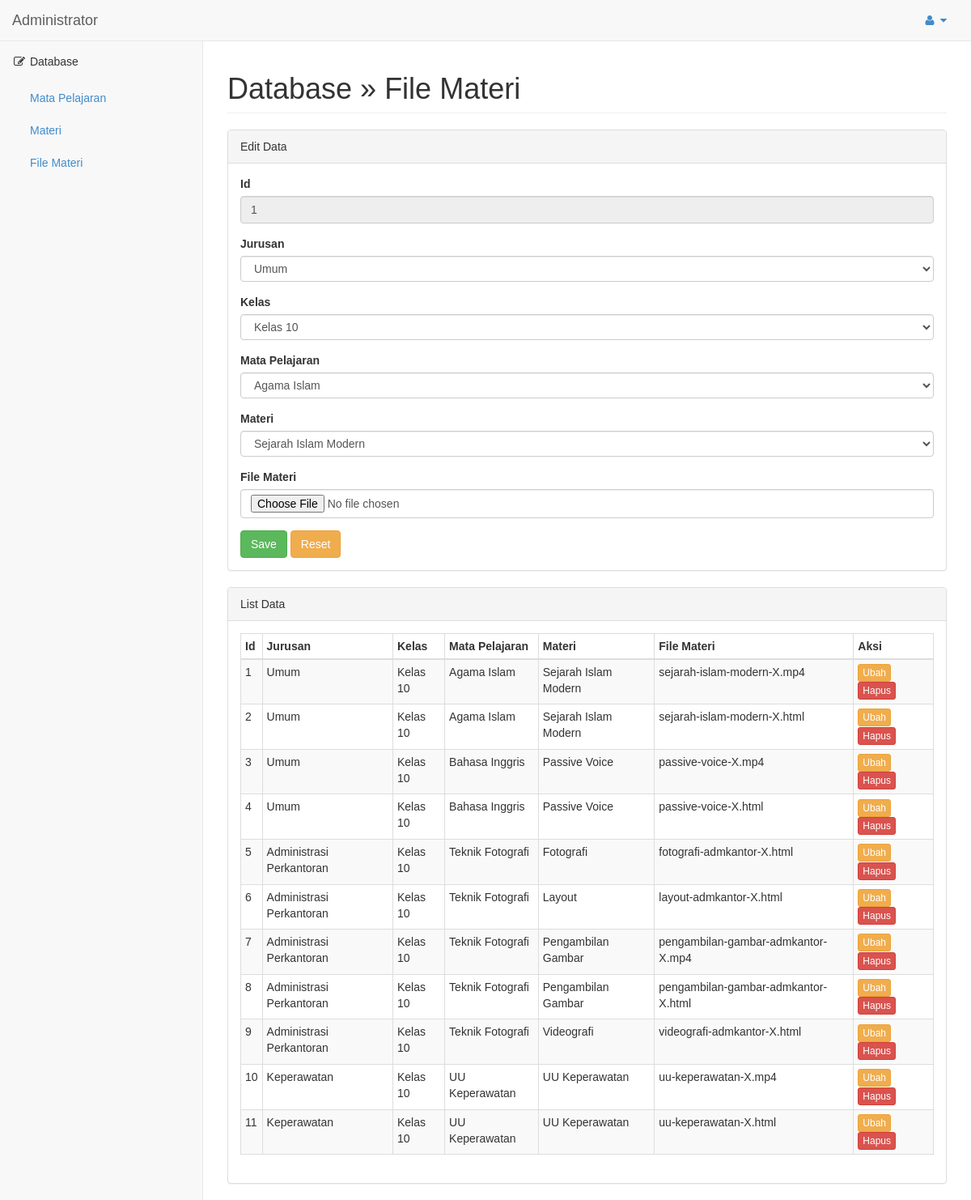
Screenshot of /admin/index.php?file-update=1 (signed in) with the database file from the repository.
### tables this page shows
CREATE TABLE `materi_file` (
  `id` int(11) NOT NULL,
  `jurusan_id` int(11) NOT NULL,
  `kelas_id` int(11) NOT NULL,
  `mapel_id` int(11) NOT NULL,
  `materi_id` int(11) NOT NULL,
  `konten` varchar(255) NOT NULL
);

CREATE TABLE `jurusan` (
  `id` int(11) NOT NULL,
  `jurusan` varchar(255) NOT NULL
);

CREATE TABLE `kelas` (
  `id` int(11) NOT NULL,
  `kelas` varchar(255) NOT NULL
);

CREATE TABLE `mata_pelajaran` (
  `id` int(11) NOT NULL,
  `jurusan_id` int(11) NOT NULL,
  `kelas_id` int(11) NOT NULL,
  `mata_pelajaran` varchar(255) NOT NULL
);

CREATE TABLE `materi` (
  `id` int(11) NOT NULL,
  `jurusan_id` int(11) NOT NULL,
  `kelas_id` int(11) NOT NULL,
  `mapel_id` int(11) NOT NULL,
  `materi` varchar(255) NOT NULL
);

### admin/page/blog/file-update.php (the view, shortened to what this page needs)
<?php
$kode_file= $_GET["file-update"];
$edit = mysqli_query($connection, "SELECT materi_file.*, jurusan.jurusan, kelas.kelas, mata_pelajaran.mata_pelajaran, materi.materi
                                    FROM materi_file, jurusan, kelas, mata_pelajaran, materi
									WHERE materi_file.materi_id = '$kode_file'
                                    AND materi_file.materi_id = materi.id
									AND materi_file.jurusan_id = jurusan.id
									AND materi_file.kelas_id = kelas.id
									AND materi_file.mapel_id = mata_pelajaran.id
									ORDER BY materi_file.id ASC");
$row_edit = mysqli_fetch_array($edit);
$materifile = mysqli_query($connection, "SELECT materi_file.*, jurusan.jurusan, kelas.kelas, mata_pelajaran.mata_pelajaran, materi.materi
											FROM materi_file, jurusan, kelas, mata_pelajaran, materi
											WHERE materi_file.materi_id = materi.id
											AND materi_file.jurusan_id = jurusan.id
											AND materi_file.kelas_id = kelas.id
											AND materi_file.mapel_id = mata_pelajaran.id
											ORDER BY materi_file.id ASC");
?>
<div class="row">
    <div class="col-lg-12">
        <h1 class="page-header">Database &raquo; File Materi</h1>
    </div>
</div>
<div class="row">
    <div class="col-lg-12">
        <div class="panel panel-default">
            <div class="panel-heading">
                Edit Data
            </div>
            <div class="panel-body">
                <div class="row">
                    <div class="col-lg-12">
                        <form role="form" action="" method="post">
							<div class="form-group">
                                <label>Id</label>
                                <input class="form-control" type="text" name="id" value="<?php echo $row_edit["id"]?>" readonly/>
                            </div>
							<div class="form-group">
                                <label>Jurusan</label>
                                <select class="form-control" name="jurusan_id" required>
                                    <option value="<?php echo $row_edit["jurusan_id"]?>"> <?php echo $row_edit["jurusan"]?> </option>
                                </select>
                            </div>
                            <div class="form-group">
                                <label>Kelas</label>
                                <select class="form-control" name="kelas_id" required>
                                    <option value="<?php echo $row_edit["kelas_id"]?>"> <?php echo $row_edit["kelas"]?> </option>
                                </select>
                            </div>
                            <div class="form-group">
                                <label>Mata Pelajaran</label>
                                <select class="form-control" name="mapel_id" required>
                                    <option value="<?php echo $row_edit["mapel_id"]?>"> <?php echo $row_edit["mata_pelajaran"]?> </option>
                                </select>
                            </div>
                            <div class="form-group">
                                <label>Materi</label>
                                <select class="form-control" name="materi_id" required>
                                    <option value="<?php echo $row_edit["materi_id"]?>"> <?php echo $row_edit["materi"]?> </option>
                                </select>
                            </div>
							<div class="form-group">
                                <label>File Materi</label>
                                <input class="form-control" name="file" type="file" required/>
                            </div>
                            <button type="submit" name="submit" class="btn btn-success">Save</button>
                            <button type="reset" class="btn btn-warning">Reset</button>
                        </form>
                    </div>
                </div>
            </div>
        </div>
        <div class="panel panel-default">
            <div class="panel-heading">
                List Data
            </div>
            <div class="panel-body">
                <div class="table-responsive">
                    <table class="table table-striped table-bordered table-hover" id="dataTables-example">
                        <thead>
                            <tr>
								<th>Id</th>
								<th>Jurusan</th>
								<th>Kelas</th>
								<th>Mata Pelajaran</th>
                                <th>Materi</th>
                                <th>File Materi</th>
                                <th>Aksi</th>
                            </tr>
                        </thead>
                        <tbody>
                        <?php if (mysqli_num_rows($materifile)){?>
                        <?php while($row_materifile = mysqli_fetch_array($materifile)){?>
                            <tr>
								<td><?php echo $row_materifile["id"]?></td>
								<td><?php echo $row_materifile["jurusan"]?></td>
                                <td><?php echo $row_materifile["kelas"]?></td>
                                <td><?php echo $row_materifile["mata_pelajaran"]?></td>
                                <td><?php echo $row_materifile["materi"]?></td>
                                <td><?php echo $row_materifile["konten"]?></td>
                                <td class="center">
									<a href="index.php?file-update=<?php echo $row_materifile["id"]?>" class="btn btn-warning btn-xs" type="button">Ubah</a>
									<a href="index.php?file-delete=<?php echo $row_materifile["id"]?>" class="btn btn-danger btn-xs" type="button">Hapus</a>
								</td>
                            </tr>
                        <?php }?>
                        <?php }?>
                        </tbody>
                    </table>
                </div>
            </div>
        </div>
    </div>
</div>

### admin/css/admin.css (style rules this page uses)
body { background-color: #f8f8f8; padding-top: 100px; font-family: 'Arial' !important; }
@media (min-width:768px) { body { padding-top: 50px; } }

### rows the page displays
materi_file: id "1", jurusan.jurusan "Umum", kelas.kelas "Kelas 10", mata_pelajaran.mata_pelajaran "Agama Islam", materi.materi "Sejarah Islam Modern", konten "sejarah-islam-modern-X.mp4"
jurusan: jurusan_id "Umum"
kelas: kelas_id "Kelas 10"
mata_pelajaran: mapel_id "Agama Islam"
materi: materi_id "Sejarah Islam Modern"
materi_file: id "2", jurusan.jurusan "Umum", kelas.kelas "Kelas 10", mata_pelajaran.mata_pelajaran "Agama Islam", materi.materi "Sejarah Islam Modern", konten "sejarah-islam-modern-X.html"
materi_file: id "3", jurusan.jurusan "Umum", kelas.kelas "Kelas 10", mata_pelajaran.mata_pelajaran "Bahasa Inggris", materi.materi "Passive Voice", konten "passive-voice-X.mp4"
materi_file: id "4", jurusan.jurusan "Umum", kelas.kelas "Kelas 10", mata_pelajaran.mata_pelajaran "Bahasa Inggris", materi.materi "Passive Voice", konten "passive-voice-X.html"
materi_file: id "5", jurusan.jurusan "Administrasi Perkantoran", kelas.kelas "Kelas 10", mata_pelajaran.mata_pelajaran "Teknik Fotografi", materi.materi "Fotografi", konten "fotografi-admkantor-X.html"
materi_file: id "6", jurusan.jurusan "Administrasi Perkantoran", kelas.kelas "Kelas 10", mata_pelajaran.mata_pelajaran "Teknik Fotografi", materi.materi "Layout", konten "layout-admkantor-X.html"
materi_file: id "7", jurusan.jurusan "Administrasi Perkantoran", kelas.kelas "Kelas 10", mata_pelajaran.mata_pelajaran "Teknik Fotografi", materi.materi "Pengambilan Gambar", konten "pengambilan-gambar-admkantor-X.mp4"
materi_file: id "8", jurusan.jurusan "Administrasi Perkantoran", kelas.kelas "Kelas 10", mata_pelajaran.mata_pelajaran "Teknik Fotografi", materi.materi "Pengambilan Gambar", konten "pengambilan-gambar-admkantor-X.html"
materi_file: id "9", jurusan.jurusan "Administrasi Perkantoran", kelas.kelas "Kelas 10", mata_pelajaran.mata_pelajaran "Teknik Fotografi", materi.materi "Videografi", konten "videografi-admkantor-X.html"
materi_file: id "10", jurusan.jurusan "Keperawatan", kelas.kelas "Kelas 10", mata_pelajaran.mata_pelajaran "UU Keperawatan", materi.materi "UU Keperawatan", konten "uu-keperawatan-X.mp4"
materi_file: id "11", jurusan.jurusan "Keperawatan", kelas.kelas "Kelas 10", mata_pelajaran.mata_pelajaran "UU Keperawatan", materi.materi "UU Keperawatan", konten "uu-keperawatan-X.html"
